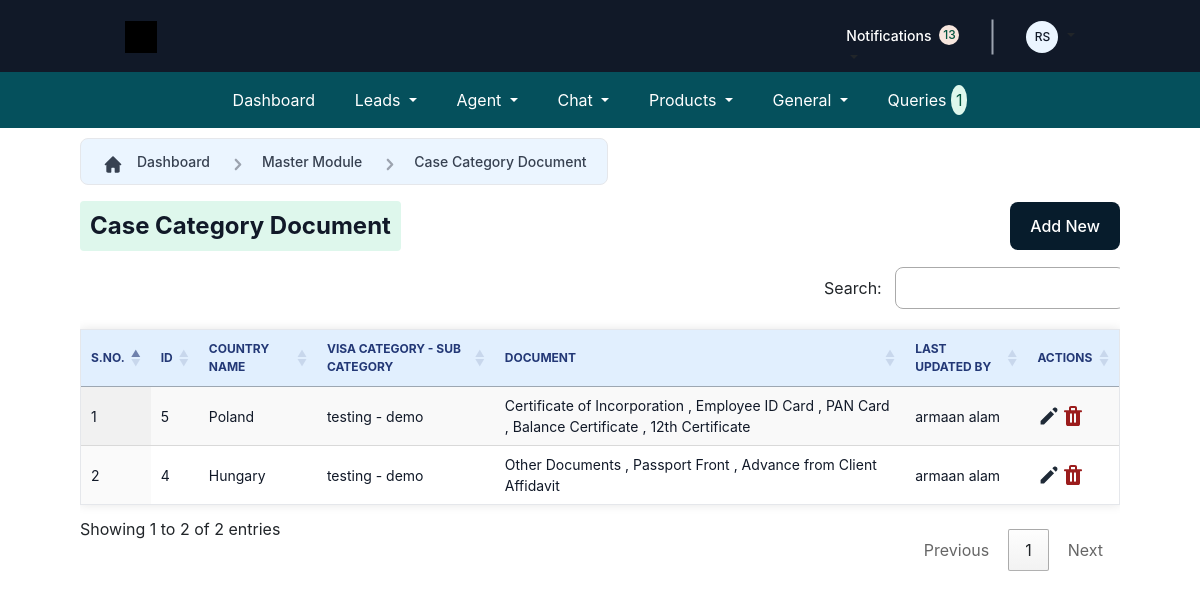
Page /Employee/CaseCategoryDocumentList/ (signed in) on the committed database.
### crm_app/models.py (models this page shows, shortened)
class CustomUser(AbstractUser):
    user_type_data = (
        ("1", "HOD"),
        ("2", "Admin"),
        ("3", "Employee"),
        ("4", "Agent"),
        ("5", "Out Sourcing Agent"),
        ("6", "Customer"),
    )
    user_type = models.CharField(default="1", choices=user_type_data, max_length=10)
    is_logged_in = models.BooleanField(default=False)
    def generate_initials(self):
        first_initial = self.first_name[0].upper() if self.first_name else ""
        last_initial = self.last_name[0].upper() if self.last_name else ""
        return f"{first_initial}{last_initial}"
    def __str__(self):
        return f"{self.first_name} {self.last_name}"

class CaseCategoryDocument(models.Model):
    country = models.OneToOneField(VisaCountry, on_delete=models.CASCADE)
    category = models.ForeignKey(
        VisaCategory, on_delete=models.CASCADE, related_name="case_category"
    )
    document = models.ManyToManyField(Document, related_name="document")
    last_updated_by = models.ForeignKey(
        CustomUser, on_delete=models.SET_NULL, null=True, blank=True
    )
    last_updated_on = models.DateTimeField(auto_now=True)

class VisaCountry(models.Model):
    country = models.CharField(max_length=100)
    created = models.DateTimeField(auto_now=True)
    lastupdated_by = models.CharField(max_length=100, null=True, blank=True)
    last_updated_on = models.DateTimeField(auto_now=True)
    def __str__(self):
        return str(self.country)

class VisaCategory(models.Model):
    visa_country_id = models.ForeignKey(VisaCountry, on_delete=models.CASCADE)
    category = models.CharField(max_length=100)
    subcategory = models.CharField(max_length=100)
    lastupdated_by = models.CharField(max_length=100, null=True, blank=True)
    last_updated_on = models.DateTimeField(auto_now=True)
    class Meta:
        db_table = "VisaCategory"
    def __str__(self):
        return f"{self.category} - {self.subcategory}"

class Document(models.Model):
    document_name = models.CharField(max_length=255)
    document_category = models.ForeignKey(DocumentCategory, on_delete=models.CASCADE)
    lastupdated_by = models.ForeignKey(
        CustomUser, on_delete=models.CASCADE, null=True, blank=True
    )
    last_updated_on = models.DateTimeField(auto_now=True)

### crm_app/EmployeeViews.py (the view)
class CaseCategoryDocumentListView(LoginRequiredMixin, ListView):
    model = CaseCategoryDocument
    template_name = (
        "Employee/mastermodule/CaseCategoryDocument/casecategorydocumentlist.html"
    )
    context_object_name = "CaseCategoryDocument"
    def get_context_data(self, **kwargs):
        context = super().get_context_data(**kwargs)
        user = self.request.user
        dep = user.employee.department
        context["dep"] = dep
        return context
    def get_queryset(self):
        return CaseCategoryDocument.objects.order_by("-id")

### crm_app/context_processors.py (called while the page is built)
def faq_count(request):
    if request.user.is_authenticated:
        count = FAQ.objects.all().count()
    else:
        count = 0
    return {"faq_count": count}

### templates/Employee/mastermodule/CaseCategoryDocument/casecategorydocumentlist.html (shortened to what this page needs)
{% extends "Employee/Base/base.html" %}
{% load crispy_forms_tags %}
{% block main-content %}
<div class="form-container">
    <div class="custom-container">
        <div class="icon-container">
            <div class="icon">
            </div>
        </div>
        <div class="text-container">
            <a href="{% url "employee_dashboard" %}" style="text-decoration: none">
                <div class="text">Dashboard</div>
            </a>
        </div>
        <div class="icon-container">
            <div class="icon">
            </div>
        </div>
        <div class="text-container">
            <div class="text">Master Module</div>
        </div>
        <div class="icon-container">
            <div class="icon">
            </div>
        </div>
        <div class="text-container">
            <div class="text">Case Category Document</div>
        </div>
    </div>
    <div class="appointment-container">
        <div class="custom-box">
            <div class="custom-text">Case Category Document</div>
        </div>
        <div class="scheduleappointment">
            <a href="{% url "emp_add_CaseCategoryDocument" %}" style="text-decoration: none;">
                <div class="appointment-text" type="button" class="btn btn-primary">
                    Add New
                </div>
            </a>
        </div>
    </div>
<div class="table-container">
    <div class="table-responsive">
        <table id="example" class="display">
            <thead>
                <tr>
                    <th>S.NO.</th>
                    <th>ID</th>
                    <th>COUNTRY NAME</th>
                    <th>VISA CATEGORY - SUB CATEGORY</th>
                    <th>DOCUMENT</th>
                    <th>Last Updated By</th>
                    <th>ACTIONS</th>
                </tr>
            </thead>
            <tbody>
                {% for i in CaseCategoryDocument %}
                <tr>
                    <td>{{forloop.counter}}</td>
                    <td>{{i.id}}</td>
                    <td>{{i.country}}</td>
                    <td>{{i.category}}</td>
                    <td>{% for doc in i.document.all %}
                        {{ doc.document_name}}
                        {% if not forloop.last %},{% endif %}
                        {% endfor %}</td>
                    <td>{{i.last_updated_by}}</td>
                    <td>
                        <div class="row" style="display: flex">
                            <div class="col-md-3">
                                <a href="{% url 'emp_editCaseCategoryDocument' i.id %}">
                                </a>
                            </div>
                            <div class="col-md-3">
                                <a href="{% url "emp_delete_casecategorydocument" i.id %}">
                                </a>
                            </div>
                        </div>
                    </td>
                </tr>
                {% endfor %}
            </tbody>
        </table>
    </div>
</div>
</div>
{% endblock main-content %}

### templates/Employee/Base/header.html (shortened to what this page needs)
{% load static %}
<div class="Navbar">
   <div class="Content">
     <div class="Logo">
       <div class="LogoElement">
         <div class="ClipPathGroup">
           <div class="Vector" id="black-bg"></div>
           <div class="Group">
             <div class="Vector" id="white-bg">
             </div>
           </div>
         </div>
       </div>
     </div>
     <div class="Cta">
      <div class="Buttons">
        <a class="nav-link dropdown-toggle" href="#" id="notificationDropdown" role="button" data-bs-toggle="dropdown" aria-expanded="false" style="margin-top: 20px;">
         <div class="Link">
           <div class="Text">Notifications</div>
           <div class="Badge">
             <div class="Text1" id="notification">{{notification_Count}}</div>
           </div>
         </div>
        </a>
        <div class="Separator"></div>
         <a class="nav-link dropdown-toggle" href="#" id="navbarDropdown" role="button" data-bs-toggle="dropdown" aria-expanded="false">
           <div class="Avatar">
             <div class="Ph">{{request.user.generate_initials}}</div>
           </div>
         </a>
      </div>
     </div>
   </div>
 </div>

### static/style/Styling/DashboardDesign/css/style.css (style rules this page uses)
body { margin: 0; font-family: 'Inter', sans-serif; }

### rows in the picture
CustomUser: user.generate_initials "RS"
CaseCategoryDocument: id "5", country "Poland", category "testing - demo", last_updated_by "armaan alam"
Document: document_name "Certificate of Incorporation"
Document: document_name "Employee ID Card"
Document: document_name "PAN Card"
Document: document_name "Balance Certificate"
Document: document_name "12th Certificate"
CaseCategoryDocument: id "4", country "Hungary", category "testing - demo", last_updated_by "armaan alam"
Document: document_name "Other Documents"
Document: document_name "Passport Front"
Document: document_name "Advance from Client Affidavit"

### other values in the picture
{{ notification_Count }} "13"
{{ faq_count }} "1"
